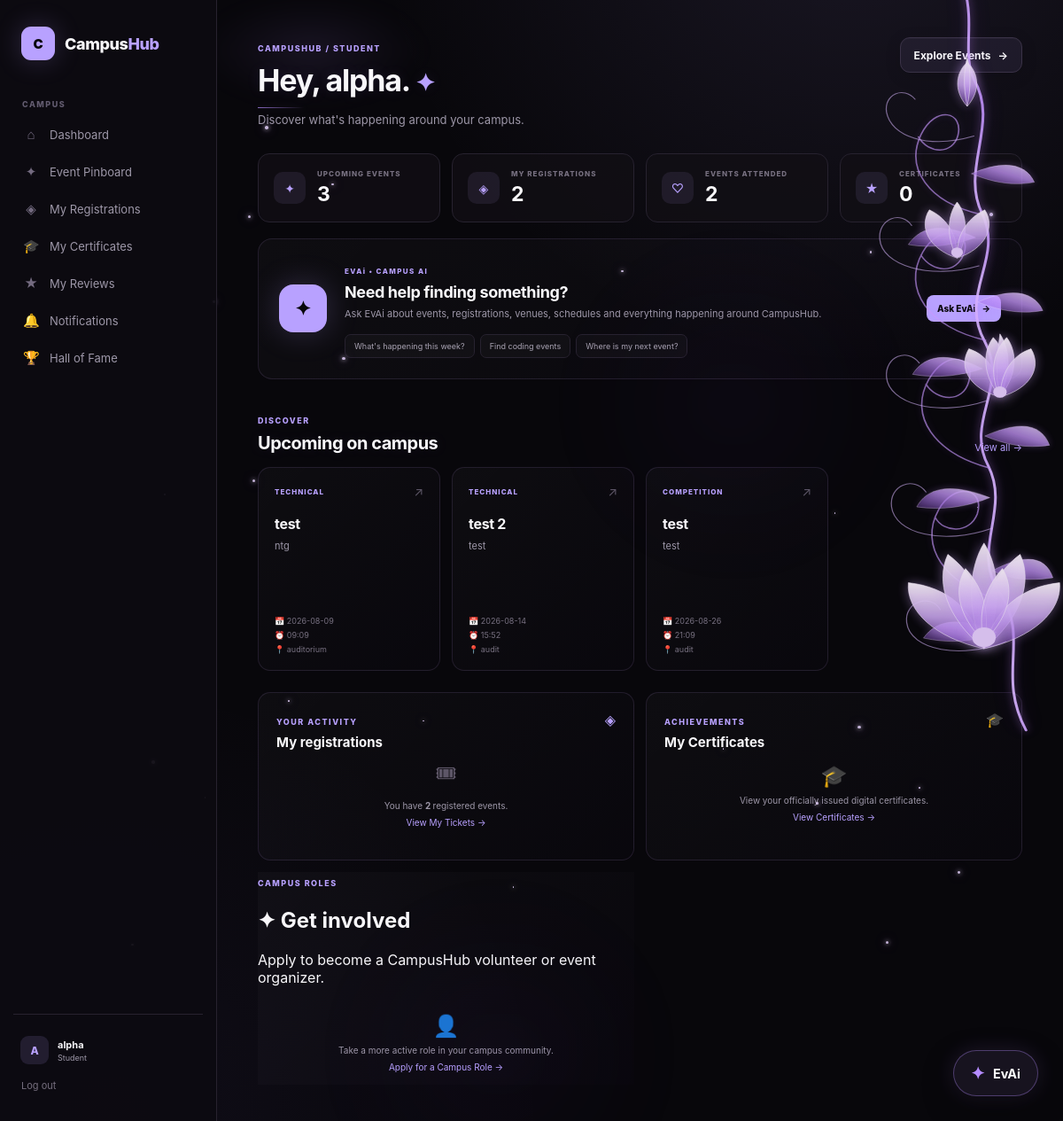
The app's page /dashboard (signed in) with its own data.
### app/models.py (models this page shows, shortened)
class User(UserMixin, db.Model):
    id = db.Column(
        db.Integer,
        primary_key=True
    )
    name = db.Column(
        db.String(100),
        nullable=False
    )
    email = db.Column(
        db.String(150),
        unique=True,
        nullable=False
    )
    password_hash = db.Column(
        db.String(255),
        nullable=False
    )
    role = db.Column(
        db.String(30),
        nullable=False,
        default="student"
    )

class Event(db.Model):
    id = db.Column(
        db.Integer,
        primary_key=True
    )
    title = db.Column(
        db.String(150),
        nullable=False
    )
    description = db.Column(
        db.Text,
        nullable=False
    )
    event_type = db.Column(
        db.String(50),
        nullable=False
    )
    date = db.Column(
        db.String(20),
        nullable=False
    )
    start_time = db.Column(
        db.String(10),
        nullable=False
    )
    end_time = db.Column(
        db.String(10),
        nullable=False
    )
    venue = db.Column(
        db.String(150),
        nullable=False
    )
    expected_attendees = db.Column(
        db.Integer,
        default=0
    )
    budget = db.Column(
        db.Float,
        default=0
    )
    food_requirements = db.Column(
        db.Text,
        default=""
    )
    equipment_requirements = db.Column(
        db.Text,
        default=""
    )
    status = db.Column(
        db.String(30),
        default="pending"
    )
    organizer_id = db.Column(
        db.Integer,
        db.ForeignKey("user.id"),
        nullable=False
    )

### app/routes/main.py (the view, shortened to what this page needs)
@main_bp.route("/dashboard")
@login_required
def dashboard():
    active_identity_id = session.get(
        "active_identity_id"
    )
    identity = None
    if active_identity_id:
        identity = db.session.get(
            CampusIdentity,
            active_identity_id
        )
    identity_type = identity.identity_type
    if identity_type == "admin":
        return redirect(
            url_for("admin.dashboard")
        )
    if identity_type == "organizer":
        return redirect(
            url_for("organizer.dashboard")
        )
    if identity_type == "volunteer":
        return redirect(
            url_for("volunteer.dashboard")
        )
    upcoming_events = Event.query.filter_by(
        status="approved"
    ).order_by(
        Event.date.asc(),
        Event.start_time.asc()
    ).limit(4).all()
    registrations = Registration.query.filter_by(
        student_id=current_user.id
    ).order_by(
        Registration.created_at.desc()
    ).all()
    attended_count = sum(
        1
        for registration in registrations
        if registration.checked_in
    )
    review_count = len(
        current_user.reviews
    )
    return render_template(
        "dashboard/student.html",
        upcoming_events=upcoming_events,
        registrations=registrations,
        attended_count=attended_count,
        review_count=review_count
    )

### app/templates/dashboard/student.html (shortened to what this page needs)
{% extends "base.html" %}
{% block content %}
<div class="dashboard-page">
    <div class="dashboard-header">
        <div>
            <span class="eyebrow">
                CAMPUSHUB / STUDENT
            </span>
            <h1>
                Hey, {{ current_user.name.split()[0] }}.
                <span class="wave">✦</span>
            </h1>
            <p>
                Discover what's happening around your campus.
            </p>
        </div>
        <a
            href="{{ url_for('events.pinboard') }}"
            class="dashboard-action"
        >
            Explore Events
            <span>→</span>
        </a>
    </div>
    <div class="student-stats">
        <div class="student-stat">
            <div class="stat-icon">
                ✦
            </div>
            <div>
                <span>
                    UPCOMING EVENTS
                </span>
                <strong>
                    {{ upcoming_events|length }}
                </strong>
            </div>
        </div>
        <div class="student-stat">
            <div class="stat-icon">
                ◈
            </div>
            <div>
                <span>
                    MY REGISTRATIONS
                </span>
                <strong>
                    {{ current_user.registrations|length }}
                </strong>
            </div>
        </div>
        <div class="student-stat">
            <div class="stat-icon">
                ♡
            </div>
            <div>
                <span>
                    EVENTS ATTENDED
                </span>
                <strong>
                    {{
                        current_user.registrations
                        |selectattr("checked_in")
                        |list
                        |length
                    }}
                </strong>
            </div>
        </div>
        <div class="student-stat">
            <div class="stat-icon">
                ★
            </div>
            <div>
                <span>
                    CERTIFICATES
                </span>
                <strong>
                    {{ current_user.certificates|length }}
                </strong>
            </div>
        </div>
    </div>
    <div class="evai-card">
        <div class="evai-orb">
            ✦
        </div>
        <div class="evai-content">
            <span class="evai-label">
                EVAi • CAMPUS AI
            </span>
            <h2>
                Need help finding something?
            </h2>
            <p>
                Ask EvAi about events, registrations,
                venues, schedules and everything happening
                around CampusHub.
            </p>
            <div class="evai-prompts">
                <button>
                    What's happening this week?
                </button>
                <button>
                    Find coding events
                </button>
                <button>
                    Where is my next event?
                </button>
            </div>
        </div>
        <a
            href="#"
            class="evai-open"
        >
            Ask EvAi
            <span>→</span>
        </a>
    </div>
    <div class="section-header">
        <div>
            <span class="eyebrow">
                DISCOVER
            </span>
            <h2>
                Upcoming on campus
            </h2>
        </div>
        <a href="{{ url_for('events.pinboard') }}">
            View all →
        </a>
    </div>
    <div class="student-event-grid">
        {% for event in upcoming_events %}
        <a
            href="{{ url_for(
                'events.details',
                event_id=event.id
            ) }}"
            class="student-event-card"
        >
            <div class="event-card-top">
                <span class="event-category">
                    {{ event.event_type }}
                </span>
                <span class="event-arrow">
                    ↗
                </span>
            </div>
            <h3>
                {{ event.title }}
            </h3>
            <p>
                {{ event.description }}
            </p>
            <div class="event-card-details">
                <span>
                    📅 {{ event.date }}
                </span>
                <span>
                    ⏰ {{ event.start_time }}
                </span>
                <span>
                    📍 {{ event.venue }}
                </span>
            </div>
        </a>
        {% endfor %}
    </div>
    <div class="dashboard-lower-grid">
        <div class="mini-panel">
            <div class="panel-heading">
                <div>
                    <span class="eyebrow">
                        YOUR ACTIVITY
                    </span>
                    <h3>
                        My registrations
                    </h3>
                </div>
                <span class="panel-icon">
                    ◈
                </span>
            </div>
            {% if current_user.registrations %}
            <div class="empty-mini">
                <span>
                    🎟
                </span>
                <p>
                    You have
                    <strong>
                        {{ current_user.registrations|length }}
                    </strong>
                    registered event{% if current_user.registrations|length != 1 %}s{% endif %}.
                </p>
                <a
                    href="{{ url_for(
                        'events.my_registrations'
                    ) }}"
                >
                    View My Tickets →
                </a>
            </div>
            {% endif %}
        </div>
        <div class="mini-panel">
            <div class="panel-heading">
                <div>
                    <span class="eyebrow">
                        ACHIEVEMENTS
                    </span>
                    <h3>
                        My Certificates
                    </h3>
                </div>
                <span class="panel-icon">
                    🎓
                </span>
            </div>
            {% if session.get("active_identity_type") == "student" %}
                <div class="empty-mini">
                    <span>
                        🎓
                    </span>
                    <p>
                        View your officially issued
                        digital certificates.
                    </p>
                    <a
                        href="{{ url_for(
                            'certificate.my_certificates'
                        ) }}"
                    >
                        View Certificates →
                    </a>
                </div>
            {% endif %}
        </div>
    <div class="content-card">
        <div class="section-heading">
            <div>
                <span class="eyebrow">
                    CAMPUS ROLES
                </span>
                <h2>
                    ✦ Get involved
                </h2>
                <p>
                    Apply to become a CampusHub volunteer
                    or event organizer.
                </p>
            </div>
        </div>
        <div class="empty-mini">
            <span>
                👤
            </span>
            <p>
                Take a more active role in your campus
                community.
            </p>
            <a
                href="{{ url_for(
                    'auth.role_application'
                ) }}"
            >
                Apply for a Campus Role →
            </a>
        </div>
    </div>
    </div>
</div>
{% endblock %}

### app/templates/base.html (shortened to what this page needs)
<!DOCTYPE html>
<html lang="en">
<head>
    <link
        rel="stylesheet"
        href="{{ url_for('static', filename='css/style.css') }}"
    >
</head>
<body class="{% if current_user.is_authenticated %}campushub-app{% endif %}">
    <div class="app-shell">
        {% if current_user.is_authenticated %}
        <aside class="sidebar">
            <a
                href="{{ url_for('main.dashboard') }}"
                class="brand"
            >
                <span class="brand-mark">
                    C
                </span>
                <span>
                    Campus<span>Hub</span>
                </span>
            </a>
            <div class="nav-section">
                <p class="nav-label">
                    CAMPUS
                </p>
                <a
                    href="{{ url_for('main.dashboard') }}"
                    class="nav-item"
                >
                    <span>⌂</span>
                    Dashboard
                </a>
                <a
                    href="{{ url_for('events.pinboard') }}"
                    class="nav-item"
                >
                    <span>✦</span>
                    Event Pinboard
                </a>
                <a
                    href="{{ url_for('events.my_registrations') }}"
                    class="nav-item"
                >
                    <span>◈</span>
                    My Registrations
                </a>
                {% if session.get("active_identity_type") == "student" %}
                <a
                    href="{{ url_for(
                        'certificate.my_certificates'
                    ) }}"
                    class="nav-item"
                >
                    <span>🎓</span>
                    My Certificates
                </a>
                {% endif %}
                {% if current_user.role == "student" %}
                <a
                    href="{{ url_for(
                        'events.my_reviews'
                    ) }}"
                    class="nav-item"
                >
                    <span>★</span>
                    My Reviews
                </a>
                {% endif %}
                <a
                    href="{{ url_for(
                        'notification.center'
                    ) }}"
                    class="nav-item"
                >
                    <span>🔔</span>
                    Notifications
                </a>
                <a
                    href="{{ url_for('main.hall_of_fame') }}"
                    class="nav-item"
                >
                    <span>🏆</span>
                    Hall of Fame
                </a>
            </div>
            <div class="sidebar-bottom">
                <div class="user-mini">
                    <div class="avatar">
                        {{ current_user.name[0]|upper }}
                    </div>
                    <div class="user-mini-info">
                        <strong>
                            {{ current_user.name }}
                        </strong>
                        <small>
                            {{ current_user.role|capitalize }}
                        </small>
                    </div>
                </div>
                <a
                    href="{{ url_for(
                        'auth.logout'
                    ) }}"
                    class="logout"
                >
                    Log out
                </a>
            </div>
        </aside>
        {% endif %}
        <main
            class="
                main-content
            "
        >
            {% block content %}
            {% endblock %}
        </main>
    </div>
    {% if current_user.is_authenticated %}
    <div id="evai-widget" class="evai-widget">
        <button
            type="button"
            id="evai-float-button"
            class="evai-float-button"
            aria-label="Open EvAi"
            title="Ask EvAi"
        >
            <span class="evai-float-icon">✦</span>
            <span class="evai-float-label">EvAi</span>
        </button>
    </div>
    {% endif %}
</body>
</html>

### records on screen
User: name "A", name "alpha", role "Student"
Event: event_type "TECHNICAL", title "test", description "ntg", date "2026-08-09", start_time "09:09", venue "auditorium"
Event: event_type "TECHNICAL", title "test 2", description "test", date "2026-08-14", start_time "15:52", venue "audit"
Event: event_type "COMPETITION", title "test", description "test", date "2026-08-26", start_time "21:09", venue "audit"

### other values on screen
{{ upcoming_events|length }} "3"
{{ current_user.registrations|length }} "2"
{{ current_user.certificates|length }} "0"
